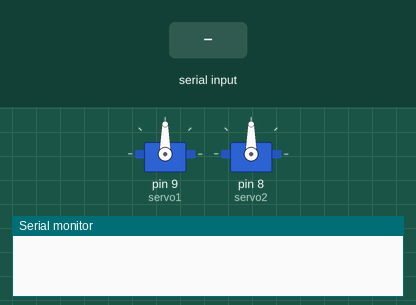
This sketch was run on a simulated Arduino Uno, built with avr-gcc and run on an emulated ATmega328P. Parts: 2 × servo, the last lines printed to the serial monitor. The inputs (shaded band) are chosen by the test bench.

Above: at 1.2 s.
1.3 s: "2" received over the second serial link
At 2.0 s:
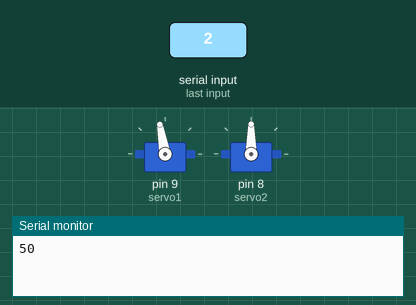
2.8 s: "1" received over the second serial link
At 3.1 s:
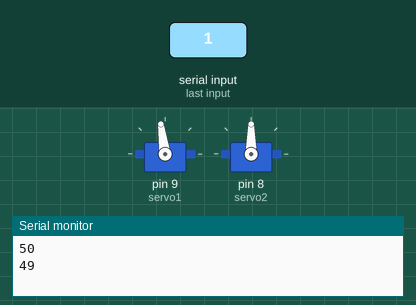
Timing chart, 0 to 5.8 s (numbered marks = the images above; inputs shaded):
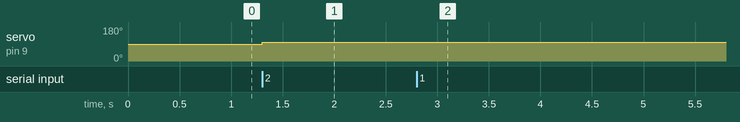

Measured:
- after the input at 1.3 s, servo on pin 9 (servo1): 90° → 100° at once
- after the input at 2.8 s, servo on pin 9 (servo1): 100° → 98° at once

The sketch:

sketch_oct16a.ino
```cpp
#include <SoftwareSerial.h>
#include <Servo.h>

Servo servo1;
Servo servo2;
int TX = 10;
int RX = 11;

SoftwareSerial HC_06(TX, RX);  //Bluetooth TX to 10 and Bluetooth RX to 11.


void setup() {
  servo1.attach(9);
  servo2.attach(8);
  Serial.begin(9600);
  HC_06.begin(9600);

}

void loop() {
  if(HC_06.available()> 0 )
  {
    int value = HC_06.read();
    if(value>=0 && value<=90){
      Serial.println(value);
      int servo1_position = map(value, 0, 90, 0, 180);
      servo1.write(servo1_position);
    }
   if(value>90 && value<=180){
      Serial.println(value);
      int servo2_position = map(value, 91, 180, 0, 180);
      servo2.write(servo2_position);
    }
  }

}
```
